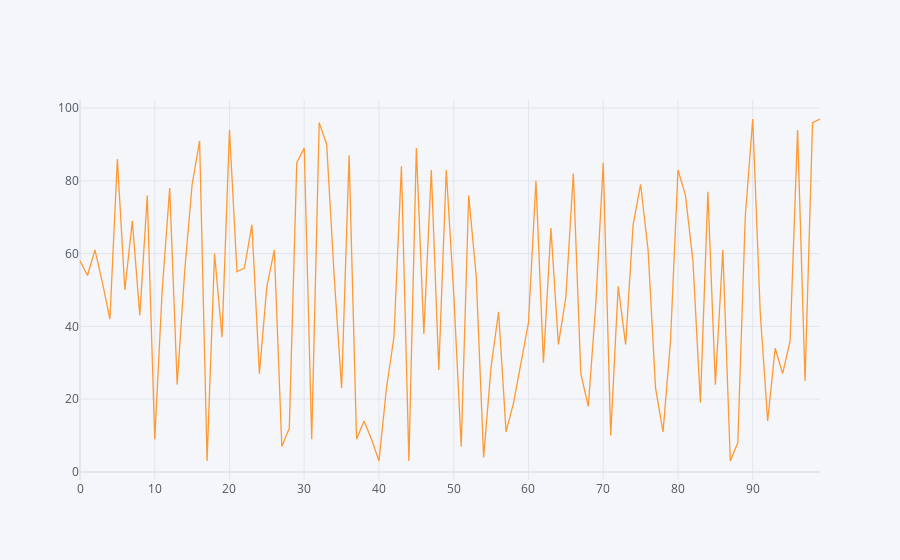

Here is the notebook cell this chart was saved with:
### Code cell
df1.iplot()

### Figure 1 — Plotly figure (JSON) as saved in the notebook; plotly's stock layout.template omitted (floating-point values rounded to 4 significant figures)
{"data": [{"line": {"color": "rgba(255, 153, 51, 1.0)", "dash": "solid", "shape": "linear", "width": 1.3}, "mode": "lines", "name": "0", "text": "", "type": "scatter", "x": [0, 1, 2, 3, 4, 5, 6, 7, 8, 9, 10, 11, 12, 13, 14, 15, 16, 17, 18, 19, 20, 21, 22, 23, 24, 25, 26, 27, 28, 29, 30, 31, 32, 33, 34, 35, 36, 37, 38, 39, 40, 41, 42, 43, 44, 45, 46, 47, 48, 49, 50, 51, 52, 53, 54, 55, 56, 57, 58, 59, 60, 61, 62, 63, 64, 65, 66, 67, 68, 69, 70, 71, 72, 73, 74, 75, 76, 77, 78, 79, 80, 81, 82, 83, 84, 85, 86, 87, 88, 89, 90, 91, 92, 93, 94, 95, 96, 97, 98, 99], "y": [58, 54, 61, 52, 42, 86, 50, 69, 43, 76, 9, 50, 78, 24, 55, 79, 91, 3, 60, 37, 94, 55, 56, 68, 27, 51, 61, 7, 12, 85, 89, 9, 96, 90, 54, 23, 87, 9, 14, 9, 3, 23, 37, 84, 3, 89, 38, 83, 28, 83, 49, 7, 76, 54, 4, 29, 44, 11, 19, 30, 41, 80, 30, 67, 35, 48, 82, 27, 18, 46, 85, 10, 51, 35, 68, 79, 61, 23, 11, 36, 83, 76, 58, 19, 77, 24, 61, 3, 8, 70, 97, 44, 14, 34, 27, 36, 94, 25, 96, 97]}], "layout": {"legend": {"bgcolor": "#F5F6F9", "font": {"color": "#4D5663"}}, "paper_bgcolor": "#F5F6F9", "plot_bgcolor": "#F5F6F9", "title": {"font": {"color": "#4D5663"}}, "xaxis": {"gridcolor": "#E1E5ED", "showgrid": true, "tickfont": {"color": "#4D5663"}, "title": {"font": {"color": "#4D5663"}, "text": ""}, "zerolinecolor": "#E1E5ED"}, "yaxis": {"gridcolor": "#E1E5ED", "showgrid": true, "tickfont": {"color": "#4D5663"}, "title": {"font": {"color": "#4D5663"}, "text": ""}, "zerolinecolor": "#E1E5ED"}}}
